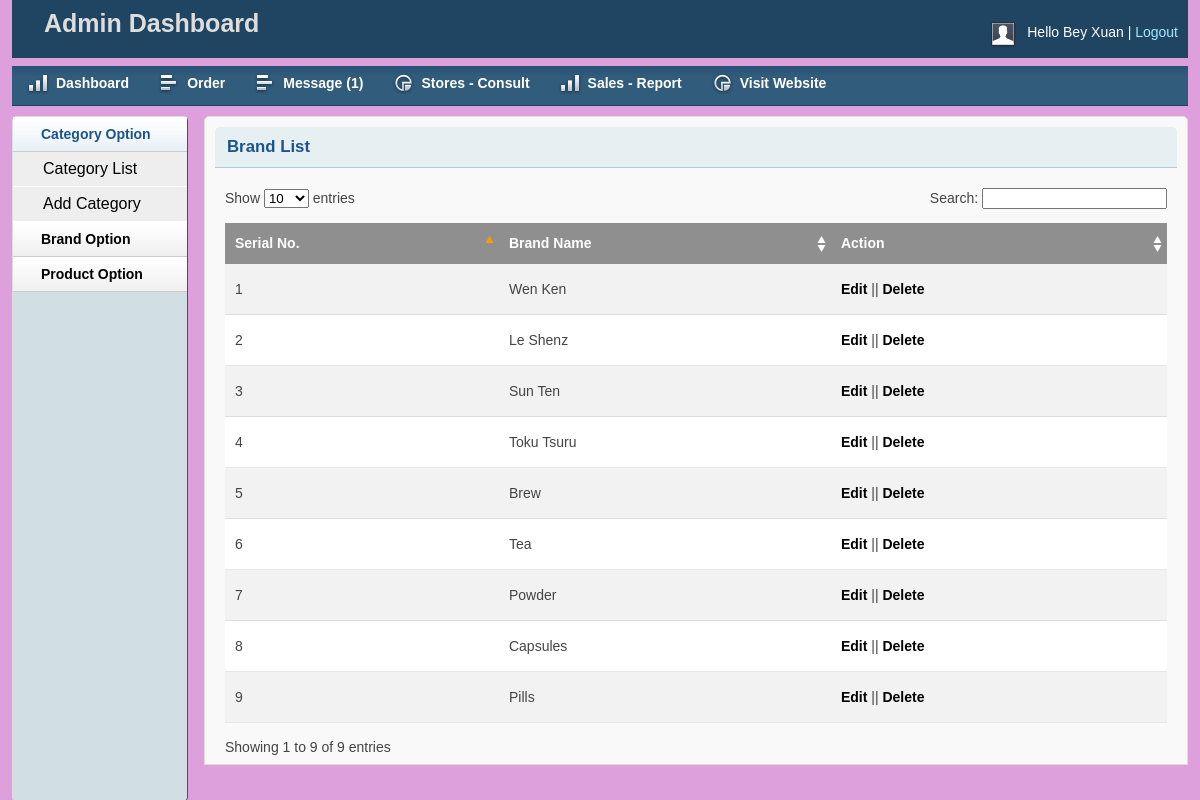
Page /admin/brandlist.php (signed in) on the committed database.
### tables this page shows
CREATE TABLE `tbl_brand` (
  `brandId` int(11) NOT NULL,
  `brandName` varchar(255) NOT NULL
);

### lib/Database.php (called while the page is built, shortened)
<?php
Class Database{
 public $host   = DB_HOST;
 public $user   = DB_USER;
 public $pass   = DB_PASS;
 public $dbname = DB_NAME;
 public $link;
private function connectDB(){
 $this->link = new mysqli($this->host, $this->user, $this->pass,
  $this->dbname);
 }
public function select($query){
  $result = $this->link->query($query) or
   die($this->link->error.__LINE__);
  if($result->num_rows > 0){
    return $result;
  } else {
    return false;
  }
 }
}

### classess/Brand.php (called while the page is built, shortened)
<?php
$filepath = realpath(dirname(__FILE__));
include_once ($filepath.'/../lib/Database.php');
?>
<?php
class Brand
{
private $db;
	public function __construct()
	{
		$this->db = new Database();
	}
	public function getAllBrand()
	{
	$query = "SELECT * FROM tbl_brand ORDER BY brandId DESC";
	$result = $this->db->select($query);
	return $result;
	}
	}
?>

### admin/brandlist.php (the view, shortened to what this page needs)
<?php include 'inc/header.php';?>
<?php include 'inc/sidebar.php';?>
<?php include '../classess/Brand.php';?>
<?php
$brand = new Brand();
?>
        <div class="grid_10">
            <div class="box round first grid">
                <h2>Brand List</h2>
                <div class="block">
                    <table class="data display datatable" id="example">
					<thead>
						<tr>
							<th>Serial No.</th>
							<th>Brand Name</th>
							<th>Action</th>
						</tr>
					</thead>
					<tbody>
				<?php
				$getBrand = $brand->getAllBrand();
				if ($getBrand) {
					$i = 0;
					while ($result = $getBrand->fetch_assoc()) {
						$i++;
				?>
						<tr class="odd gradeX">
							<td><?php echo $i;?></td>
							<td><?php echo $result['brandName'];?></td>
							<td><a href="brandedit.php?brandid=<?php echo $result['brandId'];?>">Edit</a> || <a onclick="return confirm('Are you sure to delete!')" href="?delbrand=<?php echo $result['brandId'];?>">Delete</a></td>
						</tr>
					<?php } } ?>
					</tbody>
				</table>
               </div>
            </div>
        </div>
<?php include 'inc/footer.php';?>

### admin/css/text.css (style rules this page uses)
body { font: 13px/1.5 Tahoma, Helvetica, Arial, 'Liberation Sans', FreeSans, sans-serif; }
h2 { font-size: 23px; }
p, dl, hr, h1, h2, h3, h4, h5, h6, ol, ul, pre, table, address, fieldset { margin-bottom: 20px; }

### admin/css/grid.css (style rules this page uses)
.grid_1, .grid_2, .grid_3, .grid_4, .grid_5, .grid_6, .grid_7, .grid_8, .grid_9, .grid_10, .grid_11, .grid_12, .grid_13, .grid_14, .grid_15, .grid_16 { display: inline; float: left; margin-left: 1%; margin-right: 1%; }
.container_12 .grid_10 { width: 81.333%; }

### admin/css/layout.css (style rules this page uses)
body { background: #fff none repeat scroll 0 0; color: #444; font-size: 14px; padding: 0; }
a { color: #000; font-weight:bold; text-decoration: none; }
h1, h2, h3, h4, h5, h6 { line-height:1.2em; margin-bottom:.3em; }
h2 { margin-top:1em; }
.box { background:#fff; margin-bottom:20px; padding:10px 10px 10px 10px; margin-left:-8px; }
.box.grid { padding-bottom:40px; }
.box.round { -moz-border-radius: 5px 5px 0px 0px; -webkit-border-radius: 5px 5px 0px 0px; border-radius: 5px 5px 0px 0px; }
.box h2 { font-size:1.2em; font-weight:bold; color:#1B548D; background:#E6F0F3; margin:-10px -10px 0 -10px; padding:10px 12px; border-bottom:1px solid #B3CBD6; -moz-border-radius: 5px 5px 0px 0px; -webkit-border-radius: 5px 5px 0px 0px; border-radius: 5px 5px 0px 0px; }
.box.first { min-height: 406px; }
.block { padding-top:20px; }
.block { padding-bottom:1px; }
table.display { margin: 0 auto; clear: both; width: 100%; }
.sorting_asc { background: #8f8f8f url(../img/table/sort_asc.png) no-repeat center right; padding:8px 5px; text-align:left; color:#fff; }
.sorting { background:#8f8f8f url(../img/table/sort_both.png) no-repeat center right; padding:8px 5px; text-align:left; color:#fff; }
tr.odd { height: 30px; line-height: 30px; border-bottom:1px solid #e6e6e6; }
tr.even { height: 30px; line-height: 30px; border-bottom:1px solid #e6e6e6; }
tr.odd td, tr.even td { padding-left:5px; }

### admin/brandlist.php (style rules this page uses)
.box { background: #f9f9f9; padding: 20px; border: 1px solid #ddd; border-radius: 5px; }
.data { width: 100%; }
.datatable { border-collapse: collapse; width: 100%; background-color: #fff; border-radius: 5px; }
.datatable thead { background-color: #007bff; color: #fff; }
.datatable thead th { padding: 10px; text-align: left; }
.datatable tbody tr:nth-child(odd) { background-color: #f2f2f2; }
.datatable tbody tr td { padding: 10px; }
.datatable tbody tr.odd.gradeX td { border-bottom: 1px solid #ddd; }
.datatable tbody tr.odd.gradeX:last-child td { border-bottom: none; }

### rows in the picture
tbl_brand: brandName "Wen Ken"
tbl_brand: brandName "Le Shenz"
tbl_brand: brandName "Sun Ten"
tbl_brand: brandName "Toku Tsuru"
tbl_brand: brandName "Brew"
tbl_brand: brandName "Tea"
tbl_brand: brandName "Powder"
tbl_brand: brandName "Capsules"
tbl_brand: brandName "Pills"

### other values in the picture
Session::get('adminName') "Bey Xuan"
$count "1"
